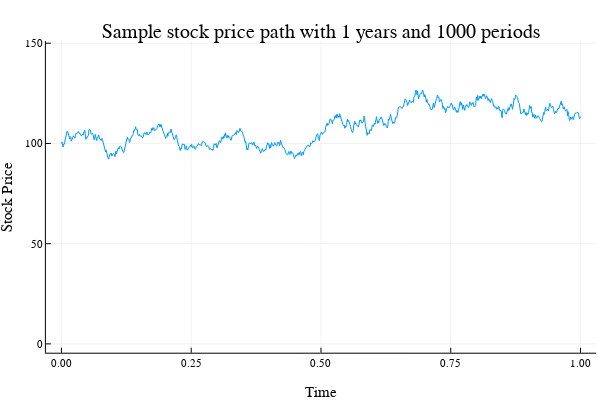

Source (notebook cell):
### Code cell
h = T / n

# Zs is a vector of n draws from a standard normal variable
Zs = randn(n)
prices = zeros(n+1)

prices[1] = S0

for i in 1:n
    #this is X_(i+1)h in the above formula
    logReturn = (alpha - delta - 1/2 * sigma^2)*h + sigma * sqrt(h) * Zs[i]
    
    #get the next price using the above formula
    prices[i+1] = prices[i] * exp(logReturn)
end

times = [i*h for i in 0:n]
plot(times, prices)
plot!(title= "Sample stock price path with $T years and $n periods", ylabel= "Stock Price", xlabel="Time", legend=false)
plot!(ylim=[0, maximum(prices)+20])

### Figure 1 — Plotly figure (JSON) as saved in the notebook; plotly's stock layout.template omitted (floating-point values rounded to 4 significant figures; data arrays with more than 128 entries replaced by an {"elided": "..."} marker saying what was removed)
{"data": [{"colorbar": {"title": ""}, "hoverinfo": "text", "legendgroup": "y1", "line": {"color": "rgba(0, 154, 250, 1.000)", "dash": "solid", "shape": "linear", "width": 1}, "mode": "lines", "name": "y1", "showlegend": true, "text": {"elided": "1001 null values"}, "type": "scatter", "x": {"elided": "1001 float values"}, "xaxis": "x1", "y": {"elided": "1001 float values"}, "yaxis": "y1", "zmax": 0.1, "zmin": -0.1}], "layout": {"annotations": [{"font": {"color": "rgba(0, 0, 0, 1.000)", "family": "sans-serif", "size": 20}, "rotation": 0, "showarrow": false, "text": "Sample stock price path with 1 years and 1000 periods", "x": 0.535, "xanchor": "center", "xref": "paper", "y": 1, "yanchor": "top", "yref": "paper"}], "height": 400, "margin": {"b": 20, "l": 0, "r": 0, "t": 20}, "paper_bgcolor": "rgba(255, 255, 255, 1.000)", "plot_bgcolor": "rgba(255, 255, 255, 1.000)", "showlegend": false, "width": 600, "xaxis": {"anchor": "y1", "domain": [0.07647, 0.9934], "gridcolor": "rgba(0, 0, 0, 0.100)", "gridwidth": 0.5, "linecolor": "rgba(0, 0, 0, 1.000)", "mirror": false, "range": [-0.03, 1.03], "showgrid": true, "showline": true, "showticklabels": true, "tickangle": 0, "tickcolor": "rgb(0, 0, 0)", "tickfont": {"color": "rgba(0, 0, 0, 1.000)", "family": "sans-serif", "size": 11}, "tickmode": "array", "ticks": "inside", "ticktext": ["0.00", "0.25", "0.50", "0.75", "1.00"], "tickvals": [0, 0.25, 0.5, 0.75, 1], "title": "Time", "titlefont": {"color": "rgba(0, 0, 0, 1.000)", "family": "sans-serif", "size": 15}, "type": "-", "visible": true, "zeroline": false, "zerolinecolor": "rgba(0, 0, 0, 1.000)"}, "yaxis": {"anchor": "x1", "domain": [0.07581, 0.9415], "gridcolor": "rgba(0, 0, 0, 0.100)", "gridwidth": 0.5, "linecolor": "rgba(0, 0, 0, 1.000)", "mirror": false, "range": [-4.401, 151.1], "showgrid": true, "showline": true, "showticklabels": true, "tickangle": 0, "tickcolor": "rgb(0, 0, 0)", "tickfont": {"color": "rgba(0, 0, 0, 1.000)", "family": "sans-serif", "size": 11}, "tickmode": "array", "ticks": "inside", "ticktext": ["0", "50", "100", "150"], "tickvals": [0, 50, 100, 150], "title": "Stock Price", "titlefont": {"color": "rgba(0, 0, 0, 1.000)", "family": "sans-serif", "size": 15}, "type": "-", "visible": true, "zeroline": false, "zerolinecolor": "rgba(0, 0, 0, 1.000)"}}}
